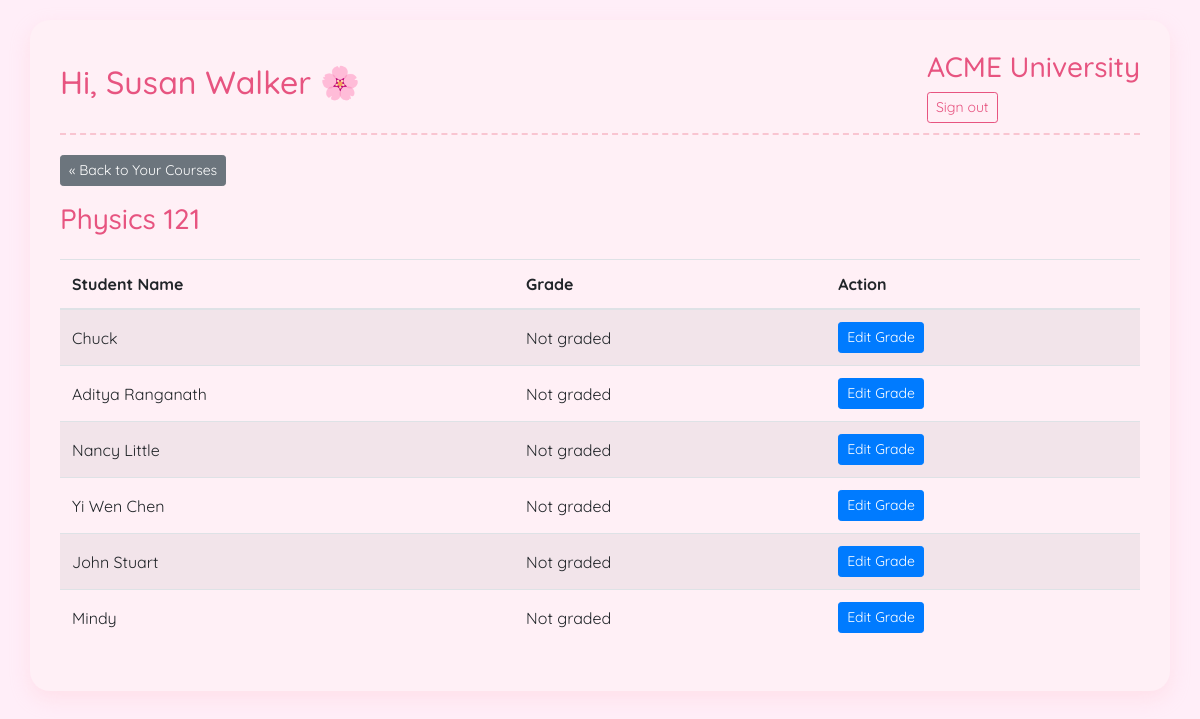
The page /teacher/course/1 (signed in) on the database as committed earlier.
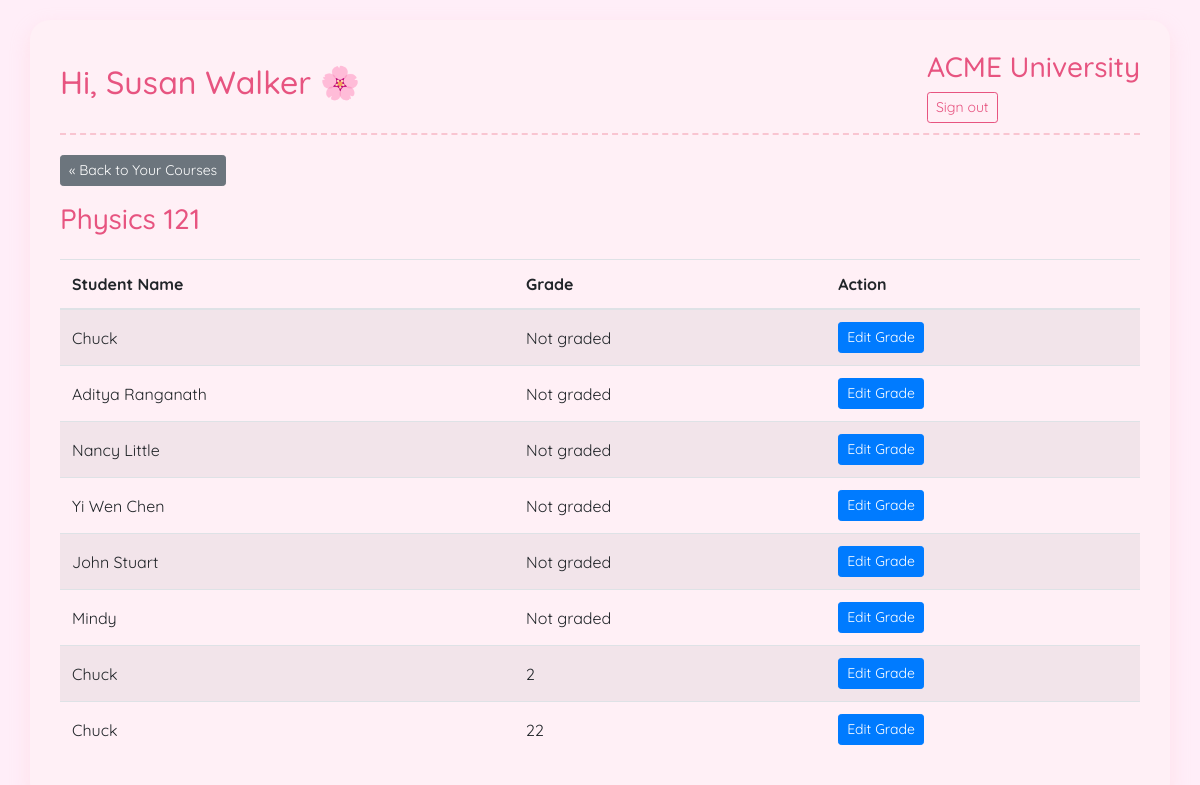
The same page on the database as committed later.
### models.py (models this page shows, shortened)
class User(db.Model, UserMixin):
    id = db.Column(db.Integer, primary_key=True)
    username = db.Column(db.String(80), unique=True, nullable=False)
    password = db.Column(db.String(120), nullable=False)
    role = db.Column(db.String(20), nullable=False)
    name = db.Column(db.String(100), nullable=True)

class Course(db.Model):
    id = db.Column(db.Integer, primary_key=True)
    name = db.Column(db.String(100), nullable=False)
    teacher_id = db.Column(db.Integer, db.ForeignKey('user.id'), nullable=False)
    teacher = db.relationship('User', backref=db.backref('courses', lazy=True))
    time = db.Column(db.String(50), nullable=False)
    capacity = db.Column(db.Integer, nullable=False)

class Enrollment(db.Model):
    id = db.Column(db.Integer, primary_key=True)
    student_id = db.Column(db.Integer, db.ForeignKey('user.id'), nullable=False)
    course_id = db.Column(db.Integer, db.ForeignKey('course.id'), nullable=False)
    grade = db.Column(db.Integer, nullable=True)
    student = db.relationship('User', backref=db.backref('enrollments', lazy=True))
    course = db.relationship('Course', backref=db.backref('enrollments', lazy=True))

### teacher_routes.py (the view)
@teacher_bp.route('/course/<int:course_id>')
@login_required
def course_details(course_id):
    if current_user.role != 'teacher':
        return redirect(url_for('auth.login'))
    course = Course.query.get(course_id)
    if not course or course.teacher_id != current_user.id:
        flash('Access denied')
        return redirect(url_for('teacher_bp.dashboard'))
    enrollments = Enrollment.query.filter_by(course_id=course_id).all()
    return render_template('course_details.html',
                          user=current_user,
                          course=course,
                          enrollments=enrollments)

### app.py (called while the page is built)
@login_manager.user_loader
def load_user(user_id):
    return User.query.get(int(user_id))

### templates/course_details.html (shortened to what this page needs)
{% extends "layout.html" %}
{% block content %}
<div class="mb-3">
    <a href="{{ url_for('teacher_bp.dashboard') }}" class="btn btn-sm btn-secondary">&laquo; Back to Your Courses</a>
</div>
<h3>{{ course.name }}</h3>
<div class="mt-4">
    {% if enrollments %}
    <table class="table table-striped">
        <thead>
            <tr>
                <th>Student Name</th>
                <th>Grade</th>
                <th>Action</th>
            </tr>
        </thead>
        <tbody>
            {% for enrollment in enrollments %}
            <tr>
                <td>{{ enrollment.student.name }}</td>
                <td>{{ enrollment.grade if enrollment.grade else 'Not graded' }}</td>
                <td>
                    <button type="button" class="btn btn-sm btn-primary" data-toggle="modal" data-target="#editGradeModal{{ enrollment.id }}">
                        Edit Grade
                    </button>
                </td>
            </tr>
            {% endfor %}
        </tbody>
    </table>
    {% else %}
    <div class="alert alert-info">
        There are no students enrolled in this course.
    </div>
    {% endif %}
</div>
{% endblock %}

### templates/layout.html (shortened to what this page needs)
<!DOCTYPE html>
<html lang="en">
<head>
    <link rel="stylesheet" href="https://stackpath.bootstrapcdn.com/bootstrap/4.5.2/css/bootstrap.min.css">
</head>
<body>
    <div class="container">
        {% if current_user.is_authenticated %}
        <div class="header">
            <h2>Hi, {{ current_user.name }} 🌸</h2>
            <div>
                <h3>ACME University</h3>
                <a href="{{ url_for('auth.logout') }}" class="btn btn-sm btn-outline-secondary">Sign out</a>
            </div>
        </div>
        {% endif %}
        {% block content %}{% endblock %}
    </div>
</body>
</html>

### templates/layout.html (style rules this page uses)
body { padding-top: 20px; background: #ffeef8; font-family: 'Quicksand', sans-serif; color: #4b2e2e; }
.container { background: #fff0f6; border-radius: 20px; padding: 30px; box-shadow: 0 8px 20px rgba(255, 192, 203, 0.3); }
.header { display: flex; justify-content: space-between; align-items: center; margin-bottom: 20px; padding-bottom: 10px; border-bottom: 2px dashed #f9c5d1; }
h2, h3 { color: #e75480; }
.btn-outline-secondary { color: #e75480; border-color: #e75480; }
.table th, .table td { vertical-align: middle; }

Rows that differ between the two databases and show on the page:
added Enrollment: student.name "Chuck", grade "2"
added Enrollment: student.name "Chuck", grade "22"
